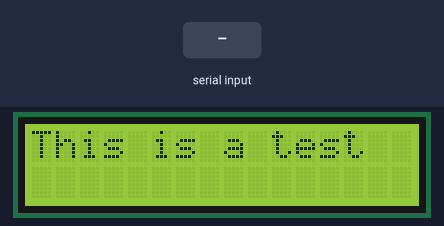
Simulated run of this sketch. Board: Arduino Uno, built with avr-gcc and run on an emulated ATmega328P. On the bench: 16×2 character LCD. Inputs (shaded band) come from the test bench.

Above: at 1.2 s.
1.3 s: "1" received over Serial
At 4.0 s:
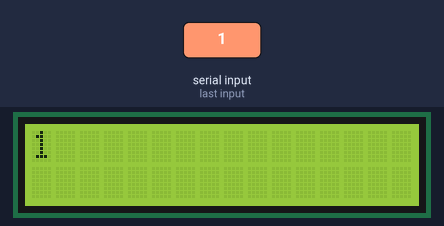
4.3 s: "0" received over Serial
At 6.2 s:
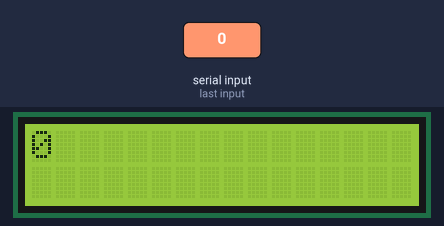
6.8 s: "2" received over Serial
At 8.1 s:
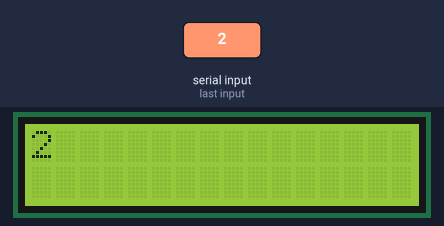
Timing chart, 0 to 9.8 s (numbered marks = the images above; inputs shaded):
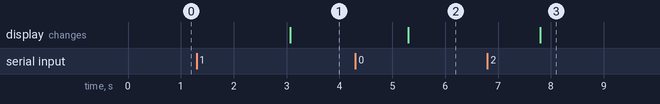

The sketch:

test.ino
```cpp
#include <LiquidCrystal.h>

LiquidCrystal lcd(8, 9, 4, 5, 6, 7); // arduino pin numbers

String pythonData = "";

void setup() {
  Serial.begin(9600);
  lcd.begin(16,2);
  lcd.println("This is a test");
}

void loop() {
  pythonData = Serial.readString();

  if (pythonData != "" && pythonData != "-1") { // temp hack
    lcd.clear();
    lcd.println(pythonData);
  }

  delay(1000);
}
```

Measured:
- after the input at 1.3 s, the display: changes after 1.8 s (image 1)
- after the input at 4.3 s, the display: changes after 1.0 s (image 2)
- after the input at 6.8 s, the display: changes after 1.0 s (image 3)
